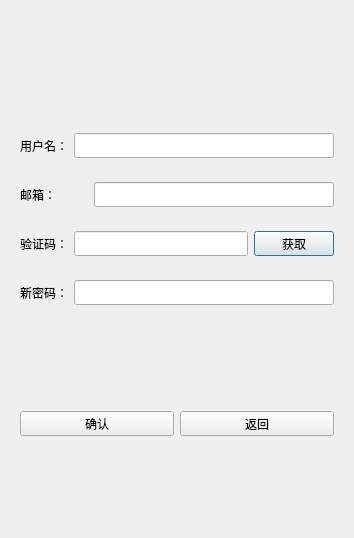
<?xml version="1.0" encoding="UTF-8"?>
<ui version="4.0">
 <class>ResetDialog</class>
 <widget class="QDialog" name="ResetDialog">
  <property name="geometry">
   <rect>
    <x>0</x>
    <y>0</y>
    <width>354</width>
    <height>538</height>
   </rect>
  </property>
  <property name="windowTitle">
   <string>Dialog</string>
  </property>
  <layout class="QVBoxLayout" name="verticalLayout">
   <item>
    <widget class="QLabel" name="err_tip">
     <property name="minimumSize">
      <size>
       <width>0</width>
       <height>25</height>
      </size>
     </property>
     <property name="maximumSize">
      <size>
       <width>16777215</width>
       <height>25</height>
      </size>
     </property>
     <property name="text">
      <string/>
     </property>
     <property name="alignment">
      <set>Qt::AlignCenter</set>
     </property>
    </widget>
   </item>
   <item>
    <spacer name="verticalSpacer">
     <property name="orientation">
      <enum>Qt::Vertical</enum>
     </property>
     <property name="sizeHint" stdset="0">
      <size>
       <width>20</width>
       <height>40</height>
      </size>
     </property>
    </spacer>
   </item>
   <item>
    <widget class="QWidget" name="widget" native="true">
     <layout class="QHBoxLayout" name="horizontalLayout">
      <item>
       <widget class="QLabel" name="user_lb">
        <property name="minimumSize">
         <size>
          <width>0</width>
          <height>25</height>
         </size>
        </property>
        <property name="maximumSize">
         <size>
          <width>16777215</width>
          <height>25</height>
         </size>
        </property>
        <property name="text">
         <string>用户名：</string>
        </property>
       </widget>
      </item>
      <item>
       <widget class="QLineEdit" name="user_edit">
        <property name="minimumSize">
         <size>
          <width>0</width>
          <height>25</height>
         </size>
        </property>
        <property name="maximumSize">
         <size>
          <width>16777215</width>
          <height>25</height>
         </size>
        </property>
       </widget>
      </item>
     </layout>
    </widget>
   </item>
   <item>
    <widget class="QWidget" name="widget_2" native="true">
     <layout class="QHBoxLayout" name="horizontalLayout_2">
      <item>
       <widget class="QLabel" name="email_lb">
        <property name="minimumSize">
         <size>
          <width>48</width>
          <height>25</height>
         </size>
        </property>
        <property name="maximumSize">
         <size>
          <width>48</width>
          <height>25</height>
         </size>
        </property>
        <property name="text">
         <string>邮箱：</string>
        </property>
       </widget>
      </item>
      <item>
       <spacer name="horizontalSpacer_2">
        <property name="orientation">
         <enum>Qt::Horizontal</enum>
        </property>
        <property name="sizeHint" stdset="0">
         <size>
          <width>40</width>
          <height>20</height>
         </size>
        </property>
       </spacer>
      </item>
      <item>
       <spacer name="horizontalSpacer">
        <property name="orientation">
         <enum>Qt::Horizontal</enum>
        </property>
        <property name="sizeHint" stdset="0">
         <size>
          <width>40</width>
          <height>20</height>
         </size>
        </property>
       </spacer>
      </item>
      <item>
       <widget class="QLineEdit" name="email_edit">
        <property name="minimumSize">
         <size>
          <width>240</width>
          <height>25</height>
         </size>
        </property>
        <property name="maximumSize">
         <size>
          <width>240</width>
          <height>25</height>
         </size>
        </property>
        <property name="alignment">
         <set>Qt::AlignLeading|Qt::AlignLeft|Qt::AlignVCenter</set>
        </property>
       </widget>
      </item>
     </layout>
    </widget>
   </item>
   <item>
    <widget class="QWidget" name="widget_3" native="true">
     <layout class="QHBoxLayout" name="horizontalLayout_3">
      <item>
       <widget class="QLabel" name="varify_lb">
        <property name="minimumSize">
         <size>
          <width>0</width>
          <height>25</height>
         </size>
        </property>
        <property name="maximumSize">
         <size>
          <width>16777215</width>
          <height>25</height>
         </size>
        </property>
        <property name="text">
         <string>验证码：</string>
        </property>
       </widget>
      </item>
      <item>
       <widget class="QLineEdit" name="varify_edit">
        <property name="minimumSize">
         <size>
          <width>0</width>
          <height>25</height>
         </size>
        </property>
        <property name="maximumSize">
         <size>
          <width>16777215</width>
          <height>25</height>
         </size>
        </property>
       </widget>
      </item>
      <item>
       <widget class="TimerBtn" name="varify_btn">
        <property name="minimumSize">
         <size>
          <width>0</width>
          <height>25</height>
         </size>
        </property>
        <property name="maximumSize">
         <size>
          <width>16777215</width>
          <height>25</height>
         </size>
        </property>
        <property name="text">
         <string>获取</string>
        </property>
       </widget>
      </item>
     </layout>
    </widget>
   </item>
   <item>
    <widget class="QWidget" name="widget_4" native="true">
     <layout class="QHBoxLayout" name="horizontalLayout_4">
      <item>
       <widget class="QLabel" name="pwd_lb">
        <property name="minimumSize">
         <size>
          <width>0</width>
          <height>25</height>
         </size>
        </property>
        <property name="maximumSize">
         <size>
          <width>16777215</width>
          <height>25</height>
         </size>
        </property>
        <property name="text">
         <string>新密码：</string>
        </property>
       </widget>
      </item>
      <item>
       <widget class="QLineEdit" name="pwd_edit">
        <property name="minimumSize">
         <size>
          <width>0</width>
          <height>25</height>
         </size>
        </property>
        <property name="maximumSize">
         <size>
          <width>16777215</width>
          <height>25</height>
         </size>
        </property>
       </widget>
      </item>
     </layout>
    </widget>
   </item>
   <item>
    <spacer name="verticalSpacer_2">
     <property name="orientation">
      <enum>Qt::Vertical</enum>
     </property>
     <property name="sizeHint" stdset="0">
      <size>
       <width>20</width>
       <height>40</height>
      </size>
     </property>
    </spacer>
   </item>
   <item>
    <widget class="QWidget" name="widget_5" native="true">
     <layout class="QHBoxLayout" name="horizontalLayout_5">
      <item>
       <widget class="QPushButton" name="sure_btn">
        <property name="minimumSize">
         <size>
          <width>0</width>
          <height>25</height>
         </size>
        </property>
        <property name="maximumSize">
         <size>
          <width>16777215</width>
          <height>25</height>
         </size>
        </property>
        <property name="text">
         <string>确认</string>
        </property>
       </widget>
      </item>
      <item>
       <widget class="QPushButton" name="return_btn">
        <property name="minimumSize">
         <size>
          <width>0</width>
          <height>25</height>
         </size>
        </property>
        <property name="maximumSize">
         <size>
          <width>16777215</width>
          <height>25</height>
         </size>
        </property>
        <property name="text">
         <string>返回</string>
        </property>
       </widget>
      </item>
     </layout>
    </widget>
   </item>
   <item>
    <spacer name="verticalSpacer_3">
     <property name="orientation">
      <enum>Qt::Vertical</enum>
     </property>
     <property name="sizeHint" stdset="0">
      <size>
       <width>20</width>
       <height>40</height>
      </size>
     </property>
    </spacer>
   </item>
  </layout>
 </widget>
 <customwidgets>
  <customwidget>
   <class>TimerBtn</class>
   <extends>QPushButton</extends>
   <header location="global">timerbtn.h</header>
  </customwidget>
 </customwidgets>
 <resources/>
 <connections/>
</ui>
